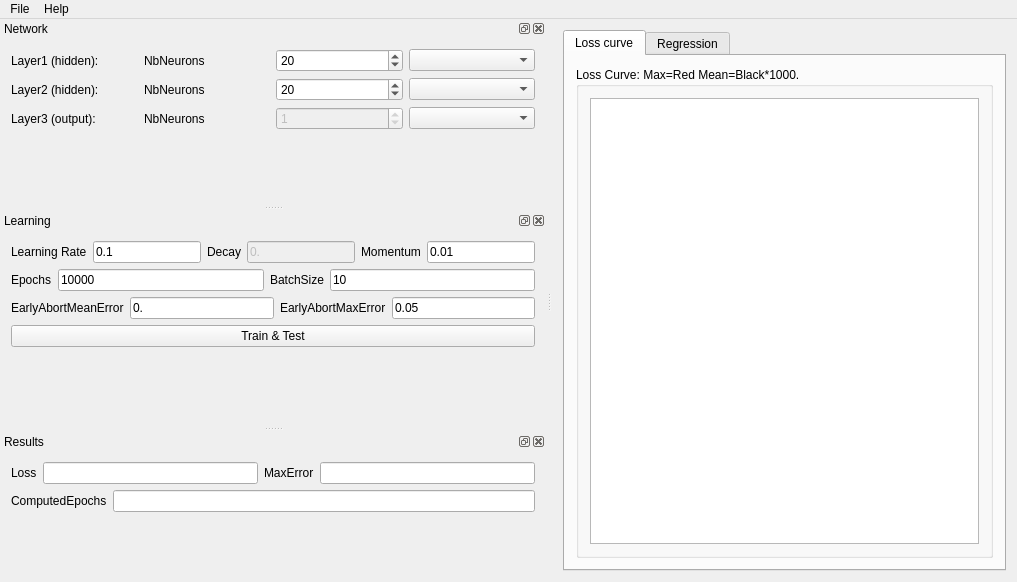
<?xml version="1.0" encoding="UTF-8"?>
<ui version="4.0">
 <class>MainWindow</class>
 <widget class="QMainWindow" name="MainWindow">
  <property name="geometry">
   <rect>
    <x>0</x>
    <y>0</y>
    <width>1017</width>
    <height>582</height>
   </rect>
  </property>
  <property name="windowTitle">
   <string>Sin regression test</string>
  </property>
  <property name="documentMode">
   <bool>false</bool>
  </property>
  <widget class="QWidget" name="centralWidget">
   <property name="sizePolicy">
    <sizepolicy hsizetype="Preferred" vsizetype="Preferred">
     <horstretch>0</horstretch>
     <verstretch>0</verstretch>
    </sizepolicy>
   </property>
   <layout class="QGridLayout" name="gridLayout">
    <item row="0" column="0">
     <widget class="QTabWidget" name="tabWidget">
      <property name="sizePolicy">
       <sizepolicy hsizetype="Preferred" vsizetype="Preferred">
        <horstretch>0</horstretch>
        <verstretch>0</verstretch>
       </sizepolicy>
      </property>
      <property name="currentIndex">
       <number>0</number>
      </property>
      <widget class="QWidget" name="tab">
       <attribute name="title">
        <string>Loss curve</string>
       </attribute>
       <layout class="QGridLayout" name="gridLayout_3">
        <item row="0" column="0">
         <widget class="QGroupBox" name="groupBox">
          <property name="sizePolicy">
           <sizepolicy hsizetype="Preferred" vsizetype="Preferred">
            <horstretch>0</horstretch>
            <verstretch>0</verstretch>
           </sizepolicy>
          </property>
          <property name="title">
           <string>Loss Curve: Max=Red Mean=Black*1000.</string>
          </property>
          <layout class="QGridLayout" name="gridLayout_2">
           <item row="0" column="0">
            <widget class="QGraphicsView" name="gvLearningCurve">
             <property name="sizePolicy">
              <sizepolicy hsizetype="Preferred" vsizetype="Preferred">
               <horstretch>0</horstretch>
               <verstretch>0</verstretch>
              </sizepolicy>
             </property>
             <property name="dragMode">
              <enum>QGraphicsView::ScrollHandDrag</enum>
             </property>
            </widget>
           </item>
          </layout>
         </widget>
        </item>
       </layout>
      </widget>
      <widget class="QWidget" name="tab_2">
       <attribute name="title">
        <string>Regression</string>
       </attribute>
       <layout class="QGridLayout" name="gridLayout_5">
        <item row="0" column="0">
         <widget class="QGroupBox" name="groupBox_2">
          <property name="title">
           <string>Red=truth, Blue=net output</string>
          </property>
          <layout class="QGridLayout" name="gridLayout_7">
           <item row="0" column="0">
            <widget class="QGraphicsView" name="gvRegression">
             <property name="sizePolicy">
              <sizepolicy hsizetype="Preferred" vsizetype="Preferred">
               <horstretch>0</horstretch>
               <verstretch>0</verstretch>
              </sizepolicy>
             </property>
             <property name="dragMode">
              <enum>QGraphicsView::ScrollHandDrag</enum>
             </property>
            </widget>
           </item>
          </layout>
         </widget>
        </item>
       </layout>
      </widget>
     </widget>
    </item>
   </layout>
  </widget>
  <widget class="QMenuBar" name="menuBar">
   <property name="geometry">
    <rect>
     <x>0</x>
     <y>0</y>
     <width>1017</width>
     <height>21</height>
    </rect>
   </property>
   <widget class="QMenu" name="menuFile">
    <property name="title">
     <string>File</string>
    </property>
    <addaction name="actionQuit"/>
   </widget>
   <widget class="QMenu" name="menuHelp">
    <property name="title">
     <string>Help</string>
    </property>
    <addaction name="actionAbout"/>
   </widget>
   <addaction name="menuFile"/>
   <addaction name="menuHelp"/>
  </widget>
  <widget class="QDockWidget" name="dockWidget">
   <property name="sizePolicy">
    <sizepolicy hsizetype="Expanding" vsizetype="Minimum">
     <horstretch>0</horstretch>
     <verstretch>0</verstretch>
    </sizepolicy>
   </property>
   <property name="windowTitle">
    <string>Network</string>
   </property>
   <attribute name="dockWidgetArea">
    <number>1</number>
   </attribute>
   <widget class="QWidget" name="dockWidgetContents">
    <layout class="QVBoxLayout" name="verticalLayout_4">
     <item>
      <layout class="QHBoxLayout" name="horizontalLayout_7">
       <item>
        <widget class="QLabel" name="label_15">
         <property name="text">
          <string>Layer1 (hidden):</string>
         </property>
        </widget>
       </item>
       <item>
        <widget class="QLabel" name="label_17">
         <property name="text">
          <string>NbNeurons</string>
         </property>
        </widget>
       </item>
       <item>
        <widget class="QSpinBox" name="sbNbNeurons2">
         <property name="minimum">
          <number>1</number>
         </property>
         <property name="maximum">
          <number>200</number>
         </property>
         <property name="value">
          <number>20</number>
         </property>
        </widget>
       </item>
       <item>
        <widget class="QComboBox" name="cbActivationLayer1">
         <property name="currentText">
          <string/>
         </property>
        </widget>
       </item>
      </layout>
     </item>
     <item>
      <layout class="QHBoxLayout" name="horizontalLayout">
       <item>
        <widget class="QLabel" name="label_16">
         <property name="text">
          <string>Layer2 (hidden):</string>
         </property>
        </widget>
       </item>
       <item>
        <widget class="QLabel" name="label">
         <property name="text">
          <string>NbNeurons</string>
         </property>
        </widget>
       </item>
       <item>
        <widget class="QSpinBox" name="sbNbNeurons3">
         <property name="minimum">
          <number>1</number>
         </property>
         <property name="maximum">
          <number>200</number>
         </property>
         <property name="value">
          <number>20</number>
         </property>
        </widget>
       </item>
       <item>
        <widget class="QComboBox" name="cbActivationLayer2"/>
       </item>
      </layout>
     </item>
     <item>
      <layout class="QHBoxLayout" name="horizontalLayout_8">
       <item>
        <widget class="QLabel" name="label_2">
         <property name="text">
          <string>Layer3 (output):</string>
         </property>
        </widget>
       </item>
       <item>
        <widget class="QLabel" name="label_3">
         <property name="text">
          <string>NbNeurons</string>
         </property>
        </widget>
       </item>
       <item>
        <widget class="QSpinBox" name="spinBox_2">
         <property name="enabled">
          <bool>false</bool>
         </property>
         <property name="value">
          <number>1</number>
         </property>
        </widget>
       </item>
       <item>
        <widget class="QComboBox" name="cbActivationLayer3"/>
       </item>
      </layout>
     </item>
     <item>
      <spacer name="verticalSpacer_2">
       <property name="orientation">
        <enum>Qt::Vertical</enum>
       </property>
       <property name="sizeHint" stdset="0">
        <size>
         <width>20</width>
         <height>40</height>
        </size>
       </property>
      </spacer>
     </item>
    </layout>
   </widget>
  </widget>
  <widget class="QDockWidget" name="dockWidget_3">
   <property name="sizePolicy">
    <sizepolicy hsizetype="Expanding" vsizetype="Minimum">
     <horstretch>0</horstretch>
     <verstretch>0</verstretch>
    </sizepolicy>
   </property>
   <property name="windowTitle">
    <string>Learning</string>
   </property>
   <attribute name="dockWidgetArea">
    <number>1</number>
   </attribute>
   <widget class="QWidget" name="dockWidgetContents_3">
    <layout class="QGridLayout" name="gridLayout_4">
     <item row="0" column="0">
      <layout class="QHBoxLayout" name="horizontalLayout_4">
       <item>
        <widget class="QLabel" name="label_9">
         <property name="text">
          <string>Learning Rate</string>
         </property>
        </widget>
       </item>
       <item>
        <widget class="QLineEdit" name="leLearningRate">
         <property name="text">
          <string>0.1</string>
         </property>
        </widget>
       </item>
       <item>
        <widget class="QLabel" name="label_11">
         <property name="text">
          <string>Decay</string>
         </property>
        </widget>
       </item>
       <item>
        <widget class="QLineEdit" name="leDecay">
         <property name="enabled">
          <bool>false</bool>
         </property>
         <property name="text">
          <string>0.</string>
         </property>
        </widget>
       </item>
       <item>
        <widget class="QLabel" name="label_10">
         <property name="text">
          <string>Momentum</string>
         </property>
        </widget>
       </item>
       <item>
        <widget class="QLineEdit" name="leMomentum">
         <property name="text">
          <string>0.01</string>
         </property>
        </widget>
       </item>
      </layout>
     </item>
     <item row="2" column="0">
      <layout class="QHBoxLayout" name="horizontalLayout_6">
       <item>
        <widget class="QLabel" name="label_4">
         <property name="text">
          <string>EarlyAbortMeanError</string>
         </property>
        </widget>
       </item>
       <item>
        <widget class="QLineEdit" name="leEarlyAbortMeanError">
         <property name="text">
          <string>0.</string>
         </property>
        </widget>
       </item>
       <item>
        <widget class="QLabel" name="label_14">
         <property name="text">
          <string>EarlyAbortMaxError</string>
         </property>
        </widget>
       </item>
       <item>
        <widget class="QLineEdit" name="leEarlyAbortMaxError">
         <property name="text">
          <string>0.05</string>
         </property>
        </widget>
       </item>
      </layout>
     </item>
     <item row="3" column="0">
      <widget class="QPushButton" name="pushButton">
       <property name="text">
        <string>Train &amp;&amp; Test</string>
       </property>
      </widget>
     </item>
     <item row="1" column="0">
      <layout class="QHBoxLayout" name="horizontalLayout_3">
       <item>
        <widget class="QLabel" name="label_8">
         <property name="text">
          <string>Epochs</string>
         </property>
        </widget>
       </item>
       <item>
        <widget class="QLineEdit" name="leEpochs">
         <property name="text">
          <string>10000</string>
         </property>
        </widget>
       </item>
       <item>
        <widget class="QLabel" name="label_7">
         <property name="text">
          <string>BatchSize</string>
         </property>
        </widget>
       </item>
       <item>
        <widget class="QLineEdit" name="leBatchSize">
         <property name="text">
          <string>10</string>
         </property>
        </widget>
       </item>
      </layout>
     </item>
     <item row="4" column="0">
      <spacer name="verticalSpacer_3">
       <property name="orientation">
        <enum>Qt::Vertical</enum>
       </property>
       <property name="sizeHint" stdset="0">
        <size>
         <width>20</width>
         <height>40</height>
        </size>
       </property>
      </spacer>
     </item>
    </layout>
   </widget>
  </widget>
  <widget class="QDockWidget" name="dockWidget_4">
   <property name="sizePolicy">
    <sizepolicy hsizetype="Expanding" vsizetype="Minimum">
     <horstretch>0</horstretch>
     <verstretch>0</verstretch>
    </sizepolicy>
   </property>
   <property name="windowTitle">
    <string>Results</string>
   </property>
   <attribute name="dockWidgetArea">
    <number>1</number>
   </attribute>
   <widget class="QWidget" name="dockWidgetContents_4">
    <layout class="QGridLayout" name="gridLayout_6">
     <item row="1" column="0">
      <layout class="QHBoxLayout" name="horizontalLayout_5">
       <item>
        <widget class="QLabel" name="label_13">
         <property name="text">
          <string>ComputedEpochs</string>
         </property>
        </widget>
       </item>
       <item>
        <widget class="QLineEdit" name="leComputedEpochs"/>
       </item>
      </layout>
     </item>
     <item row="0" column="0">
      <layout class="QHBoxLayout" name="horizontalLayout_2">
       <item>
        <widget class="QLabel" name="label_5">
         <property name="text">
          <string>Loss</string>
         </property>
        </widget>
       </item>
       <item>
        <widget class="QLineEdit" name="leMSE">
         <property name="readOnly">
          <bool>true</bool>
         </property>
        </widget>
       </item>
       <item>
        <widget class="QLabel" name="label_12">
         <property name="text">
          <string>MaxError</string>
         </property>
        </widget>
       </item>
       <item>
        <widget class="QLineEdit" name="leMaxError"/>
       </item>
      </layout>
     </item>
     <item row="2" column="0">
      <spacer name="verticalSpacer">
       <property name="orientation">
        <enum>Qt::Vertical</enum>
       </property>
       <property name="sizeHint" stdset="0">
        <size>
         <width>20</width>
         <height>40</height>
        </size>
       </property>
      </spacer>
     </item>
    </layout>
   </widget>
  </widget>
  <action name="actionQuit">
   <property name="text">
    <string>Exit</string>
   </property>
  </action>
  <action name="actionAbout">
   <property name="text">
    <string>About</string>
   </property>
  </action>
 </widget>
 <layoutdefault spacing="6" margin="11"/>
 <resources/>
 <connections/>
</ui>
